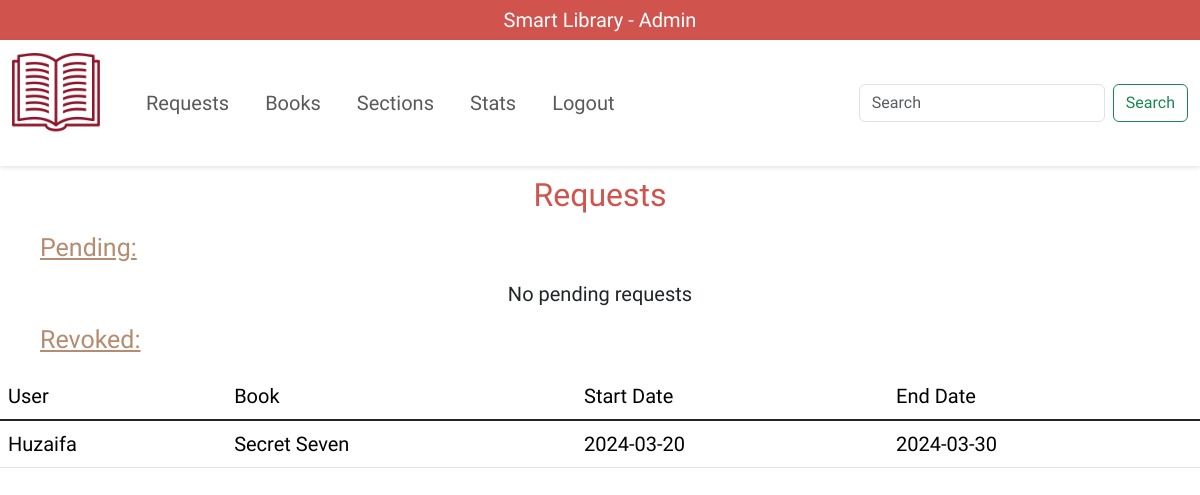
The app's page /requests (signed in), older data.
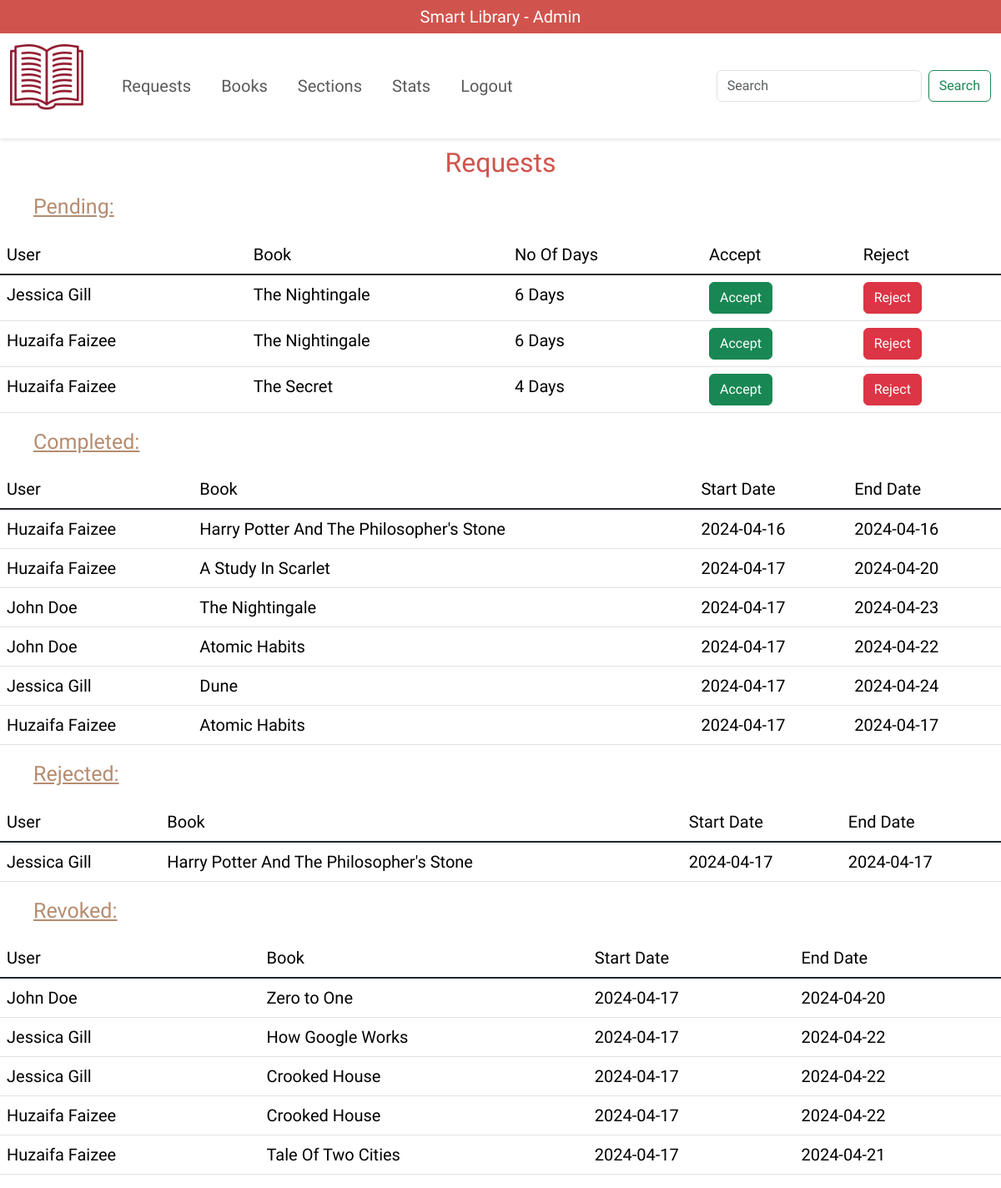
The same page, newer data.
### application/models.py (models this page shows)
class Book_Issues(db.Model):
    issue_id = db.Column(db.Integer(), primary_key=True)
    issue_date = db.Column(db.Date(), nullable=False)
    end_date = db.Column(db.Date(), nullable=False)
    status = db.Column(db.String(), nullable=False, default="pending")
    user_id = db.Column(db.Integer(), ForeignKey('user.user_id'))
    book_id = db.Column(db.Integer(), ForeignKey('books.book_id'))
    user = relationship("User", backref="user_book_issues")
    book = relationship("Books", backref="book_book_issues")

class User(db.Model):
    user_id = db.Column(db.Integer(), primary_key=True)
    user_name = db.Column(db.String(), nullable=False)
    user_email = db.Column(db.String(), nullable=False, unique=True)
    password = db.Column(db.String(), nullable=False, unique=True)
    user_type = db.Column(db.String(), nullable=False, default="user")
    book_issues = relationship("Book_Issues", backref="issued_by_user")

class Books(db.Model):
    book_id = db.Column(db.Integer(), primary_key=True)
    name = db.Column(db.String(), nullable=False, unique=True)
    author = db.Column(db.String(), nullable=False)
    issue_time = db.Column(db.Integer(), nullable=False)
    genre = db.Column(db.String())
    pdf = db.Column(db.String())
    image = db.Column(db.String())
    content = db.Column(db.String())
    section_id = db.Column(db.Integer(), ForeignKey('section.section_id'))
    status = db.Column(db.Integer(), nullable=False, default=1)
    section = relationship("Section", backref="books")

### application/controllers.py (the view)
@app.route('/requests')
def Requests():
    if session.get("name") != "Admin":
        return redirect("/logout")
    today = datetime.date.today()
    completed_request_count = 0
    pending_requests = Book_Issues.query.filter_by(status="pending").all()
    all_accepted_requests = Book_Issues.query.filter_by(
        status="accepted").all()
    completed_requests = Book_Issues.query.filter_by(
        status="completed").all()
    revoked_requests = Book_Issues.query.filter_by(
        status="revoked").all()
    rejected_requests = Book_Issues.query.filter_by(
        status="rejected").all()
    accepted_requests = []
    for request in all_accepted_requests:
        if request.end_date < today:
            completed_request_count += 1
            request.status = "completed"
            db.session.add(request)
        else:
            accepted_requests.append(request)
    if completed_request_count > 0:
        db.session.commit()
    print(pending_requests, accepted_requests)
    return render_template("admin/requests.html", pending_requests=pending_requests, accepted_requests=accepted_requests, completed_requests=completed_requests, revoked_requests=revoked_requests, rejected_requests=rejected_requests)

### templates/admin/requests.html (shortened to what this page needs)
<!DOCTYPE html>
<html lang="en">
<head>
</head>
<body>
    {% include "includes.html" %}
    {% include "admin/admin_nav.html" %}
    <div class="heading">
        <h2>Requests</h2>
    </div>
    <div class="subheading">
        Pending:
    </div>
    {% if pending_requests|length >0 %}
    <table class="table">
        <thead>
            <tr>
                <th scope="col">User</th>
                <th scope="col">Book</th>
                <th scope="col">No Of Days</th>
                <th scope="col">Accept</th>
                <th scope="col">Reject</th>
            </tr>
        </thead>
        <tbody class="table-group-divider">
            {% for request in pending_requests %}
            <tr>
                <td scope="row">{{ request.user.user_name }}</td>
                <td>{{ request.book.name }} </td>
                <td>{{ request.book.issue_time }} Days</td>
                <td><a href="/edit-issue-status/{{request.issue_id}}/accepted"><button
                            class="btn btn-success">Accept</button></a></td>
                <td><a href="/edit-issue-status/{{request.issue_id}}/rejected"><button
                            class="btn btn-danger">Reject</button></a></td>
            </tr>
            {% endfor %}
        </tbody>
    </table>
    {% else %}
    <h5 class="sub-message">No pending requests</h5>
    {% endif %}
    {% if completed_requests|length >0 %}
    <div class="subheading">
        Completed:
    </div>
    <table class="table">
        <thead>
            <tr>
                <th scope="col">User</th>
                <th scope="col">Book</th>
                <th scope="col">Start Date</th>
                <th scope="col">End Date</th>
            </tr>
        </thead>
        <tbody class="table-group-divider">
            {% for request in completed_requests %}
            <tr>
                <td scope="row">{{ request.user.user_name }}</td>
                <td>{{ request.book.name }} </td>
                <td>{{ request.issue_date }}</td>
                <td>{{ request.end_date }}</td>
            </tr>
            {% endfor %}
        </tbody>
    </table>
    {% endif %}
    {% if rejected_requests|length >0 %}
    <div class="subheading">
        Rejected:
    </div>
    <table class="table">
        <thead>
            <tr>
                <th scope="col">User</th>
                <th scope="col">Book</th>
                <th scope="col">Start Date</th>
                <th scope="col">End Date</th>
            </tr>
        </thead>
        <tbody class="table-group-divider">
            {% for request in rejected_requests %}
            <tr>
                <td scope="row">{{ request.user.user_name }}</td>
                <td>{{ request.book.name }} </td>
                <td>{{ request.issue_date }}</td>
                <td>{{ request.end_date }}</td>
            </tr>
            {% endfor %}
        </tbody>
    </table>
    {% endif %}
    {% if revoked_requests|length >0 %}
    <div class="subheading">
        Revoked:
    </div>
    <table class="table">
        <thead>
            <tr>
                <th scope="col">User</th>
                <th scope="col">Book</th>
                <th scope="col">Start Date</th>
                <th scope="col">End Date</th>
            </tr>
        </thead>
        <tbody class="table-group-divider">
            {% for request in revoked_requests %}
            <tr>
                <td scope="row">{{ request.user.user_name }}</td>
                <td>{{ request.book.name }} </td>
                <td>{{ request.issue_date }}</td>
                <td>{{ request.end_date }}</td>
            </tr>
            {% endfor %}
        </tbody>
    </table>
    {% endif %}
</body>
</html>

Row changes from the older to the newer data that the page shows:
removed Book_Issues: user.user_name "Huzaifa", book.name "Secret Seven", issue_date "2024-03-20", end_date "2024-03-30", shown under "No pending requests"
added Book_Issues: user.user_name "Jessica Gill", book.name "The Nightingale", book.issue_time "6", shown under "Requests"
added Book_Issues: user.user_name "Huzaifa Faizee", book.name "The Nightingale", book.issue_time "6", shown under "Requests"
added Book_Issues: user.user_name "Huzaifa Faizee", book.name "The Secret", book.issue_time "4", shown under "Requests"
now on this page (row edited): Book_Issues: user.user_name "Huzaifa Faizee", book.name "Harry Potter And The Philosopher's Stone", issue_date "2024-04-16", end_date "2024-04-16"
now on this page (row edited): Book_Issues: user.user_name "Huzaifa Faizee", book.name "A Study In Scarlet", issue_date "2024-04-17", end_date "2024-04-20"
added Book_Issues: user.user_name "John Doe", book.name "The Nightingale", issue_date "2024-04-17", end_date "2024-04-23"
added Book_Issues: user.user_name "John Doe", book.name "Atomic Habits", issue_date "2024-04-17", end_date "2024-04-22"
added Book_Issues: user.user_name "Jessica Gill", book.name "Dune", issue_date "2024-04-17", end_date "2024-04-24"
added Book_Issues: user.user_name "Huzaifa Faizee", book.name "Atomic Habits", issue_date "2024-04-17", end_date "2024-04-17"
added Book_Issues: user.user_name "Jessica Gill", book.name "Harry Potter And The Philosopher's Stone", issue_date "2024-04-17", end_date "2024-04-17"
now on this page (row edited): Book_Issues: user.user_name "John Doe", book.name "Zero to One", issue_date "2024-04-17", end_date "2024-04-20"
added Book_Issues: user.user_name "Jessica Gill", book.name "How Google Works", issue_date "2024-04-17", end_date "2024-04-22"
added Book_Issues: user.user_name "Jessica Gill", book.name "Crooked House", issue_date "2024-04-17", end_date "2024-04-22"
added Book_Issues: user.user_name "Huzaifa Faizee", book.name "Crooked House", issue_date "2024-04-17", end_date "2024-04-22"
added Book_Issues: user.user_name "Huzaifa Faizee", book.name "Tale Of Two Cities", issue_date "2024-04-17", end_date "2024-04-21"
Text that changed along with them:
text no longer shown: "No pending requests"
text now shown: "User Book No Of Days Accept Reject Completed: User Book Start Date End Date Rejected: User Book Start Date End Date"
